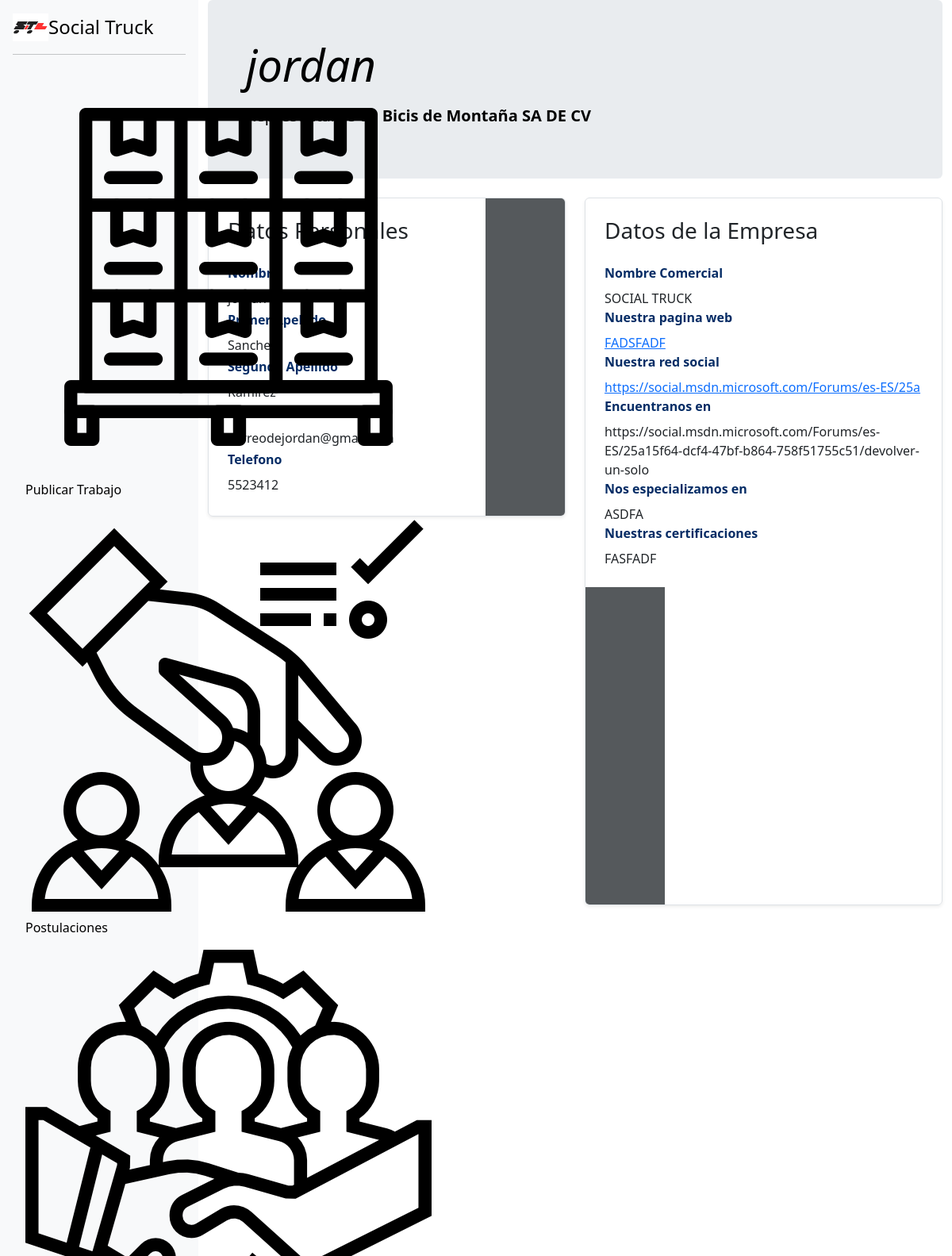
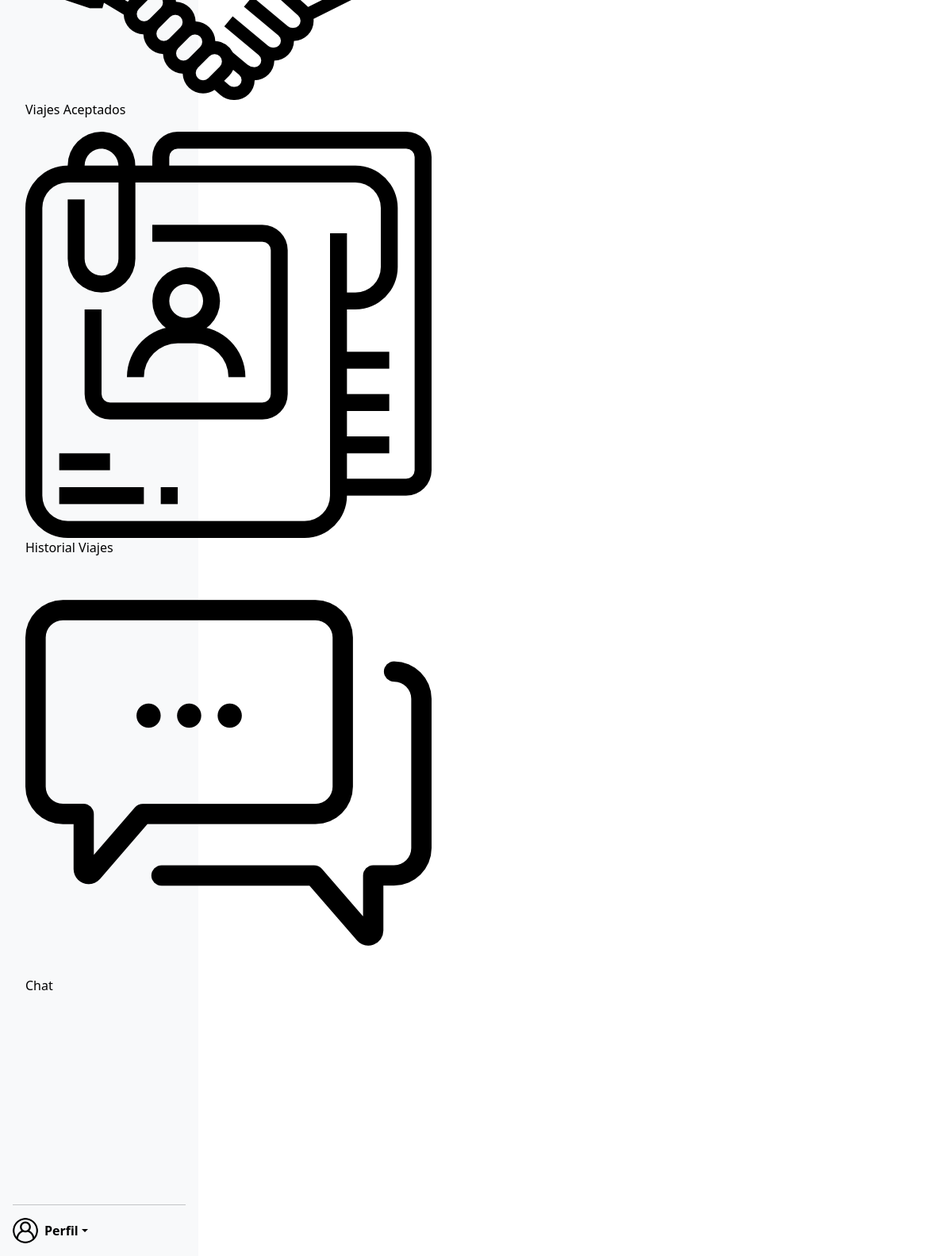
The app's page /verperfil_cclient.php (signed in) with its own data (2 pictures, top to bottom).
### tables this page shows
create table usuario(
	id_usuario varchar(13) not null,
    nombre varchar(50) not null,
    primer_apellido varchar(50) not null,
    segundo_apellido varchar(50) null,
    correo varchar(40) not null UNIQUE,
    contra varchar(255) not null,
    telefono varchar(10) not null,
    especializacion varchar(50) null,
    years_exp int null,
    ubicacion varchar(100) null,
    rol_id int not null,
    estatus_id int not null,
    empresa_razon varchar(100) null,
    sede_id int null,
    primary key(id_usuario),
    foreign key(rol_id) references rol(id_rol) ON UPDATE CASCADE ON DELETE CASCADE,
    foreign key(estatus_id) references estatus_u(id_estatus) ON UPDATE CASCADE ON DELETE CASCADE,
    foreign key(empresa_razon) references empresa(razon_social) ON UPDATE CASCADE ON DELETE CASCADE,
    foreign key(sede_id) references sede(id_sede) ON UPDATE CASCADE ON DELETE CASCADE
);

create table empresa(
	razon_social varchar(100) not null,
    nombre_comercial varchar(50) not null,
    rfc varchar(13) not null,
    dirección_fiscal varchar(100) not null,
    url_pagina_Web varchar(50) null,
    url_red_social varchar(50) null,
    dir_oficinas_principales varchar(100) null,
    especialización varchar(100) null,
    certificaciones varchar(100) null,
    primary key(razon_social)
);

### verperfil_cclient.php (the view, shortened to what this page needs)
<?php
include ("conector.php");
        $id_user = $_SESSION['usuario']['id'];
    $consulta ="SELECT id_usuario, nombre, primer_apellido, segundo_apellido, correo ,telefono, empresa_razon FROM usuario WHERE id_usuario = '$id_user'";
    $resultado = mysqli_query($conect,$consulta);
    $row1 = $resultado->fetch_array();
    $nombre = $row1['nombre'];
    $primer_apellido = $row1['primer_apellido'];
    $segundo_apellido = $row1['segundo_apellido'];
    $correo = $row1['correo'];
    $telefono = $row1['telefono'];
    $empresa_razon = $row1['empresa_razon'];
    $consulta = "SELECT * FROM empresa where razon_social='$empresa_razon'";
    $resultado = mysqli_query($conect,$consulta);
    $row2 = $resultado->fetch_array();
    $ncomercial = $row2['nombre_comercial'];
    $urlweb = $row2['url_pagina_Web'];
    $urlred = $row2['url_red_social'];
    $dir_ofprin = $row2['dir_oficinas_principales'];
    $especializacion = $row2['especialización'];
    $certificaciones = $row2['certificaciones'];
?>
<!DOCTYPE html>
<html lang="en">
<head>
    <link rel="stylesheet" href="css/bootstrap.min.css" />
    <link rel="stylesheet" href="css/styles.scss" />
</head>
<body>
<main class="d-flex flex-nowrap">
    <div class="d-flex flex-column flex-shrink-0 p-3 bg-body-tertiary" style="width: 250px;">
    <div class="sticky-top">
    <a href="#" class="d-flex align-items-center mb-3 mb-md-0 me-md-auto link-body-emphasis text-decoration-none">
    <img class="logo" src="imagenes/logo.png" alt="" width="45" height="35">
      <span class="fs-4">Social Truck</span>
    </a>
    <hr>
    <ul class="nav flex-column mb-auto">
      <li >
        <a href="representante_client.php" class="nav-link link-body-emphasis" aria-current="page">
          <img class="icono" src="imagenes/nueva_carga.png" alt="home">
          Publicar Trabajo
        </a>
      </li>
      <li >
        <a href="gestion_postulaciones.php" class="nav-link link-body-emphasis" aria-current="page">
          <img class="icono" src="imagenes/postulacion.png" alt="sede">
          Postulaciones
        </a>
      </li>
      <li>
        <a href="gestion_viajesaceptados.php" class="nav-link link-body-emphasis">
        <img class="icono" src="imagenes/aceptar_postulacion.png" alt="viajes">
          Viajes Aceptados
        </a>
      </li>
      <li>
        <a href="gestion_historialviajes.php" class="nav-link link-body-emphasis">
        <img class="icono" src="imagenes/historial.png" alt="viajes">
          Historial Viajes
        </a>
      </li>
        <a href="chat.php" class="nav-link link-body-emphasis">
        <img class="icono" src="imagenes/chat.png" alt="semirremolque">
          Chat
        </a>
    </ul>
    <br>
    <br>
    <br>
    <br>
    <br>
    <br>
    <br>
    <br>
    <br>
    <br>
    <hr>
    <div class="dropdown">
      <a href="#" class="d-flex align-items-center link-body-emphasis text-decoration-none dropdown-toggle " data-bs-toggle="dropdown" aria-expanded="false">
        <img src="imagenes/usuario.png" alt="" width="32" height="32" class="rounded-circle me-2">
        <strong>Perfil</strong>
      </a>
    </div>
  </div>
</div>
<div class="container">
      <div class="p-4 p-md-5 mb-4 rounded text-body-emphasis bg-body-secondary">
        <div class="col-lg-12 px-0">
          <h1 class="display-4 fst-italic"><?php echo"$nombre"?></h1>
          <p class="lead my-3">Representante de <span class="text-body-emphasis fw-bold"><?php echo"$empresa_razon"?></span></p>
        </div>
      </div>
      <div class="row mb-2">
        <div class="col-md-6">
          <div class="row g-0 border rounded overflow-hidden flex-md-row mb-4 shadow-sm h-md-250 position-relative">
            <div class="col p-4 d-flex flex-column position-static">
            <h3 class="mb-0">Datos Personales</h3>
            <br>
              <strong class="d-inline-block mb-2 text-primary-emphasis">Nombre</strong>
              <p class="card-text mb-auto"><?php echo"$nombre"?></p>
              <strong class="d-inline-block mb-2 text-primary-emphasis">Primer Apellido</strong>
              <p class="card-text mb-auto"><?php echo"$primer_apellido"?></p>
              <strong class="d-inline-block mb-2 text-primary-emphasis">Segundo Apellido</strong>
              <p class="card-text mb-auto"><?php echo"$segundo_apellido"?></p>
              <strong class="d-inline-block mb-2 text-primary-emphasis">Correo</strong>
              <p class="card-text mb-auto"><?php echo"$correo"?></p>
              <strong class="d-inline-block mb-2 text-primary-emphasis">Telefono</strong>
              <p class="card-text mb-auto"><?php echo"$telefono"?></p>
            </div>
            <div class="col-auto d-none d-lg-block">
            </div>
          </div>
        </div>
        <div class="col-md-6">
          <div class="row g-0 border rounded overflow-hidden flex-md-row mb-4 shadow-sm h-md-250 position-relative">
            <div class="col p-4 d-flex flex-column position-static">
            <h3 class="mb-0">Datos de la Empresa</h3>
            <br>
              <strong class="d-inline-block mb-2 text-primary-emphasis">Nombre Comercial</strong>
              <p class="card-text mb-auto"><?php echo"$ncomercial"?></p>
              <strong class="d-inline-block mb-2 text-primary-emphasis">Nuestra pagina web</strong>
              <p class="card-text mb-auto"><a href="<?php echo"$urlweb"?>"><?php echo"$urlweb"?></a></p>
              <strong class="d-inline-block mb-2 text-primary-emphasis">Nuestra red social</strong>
              <p class="card-text mb-auto"><a href="<?php echo"$urlred"?>"><?php echo"$urlred"?></a></p>
              <strong class="d-inline-block mb-2 text-primary-emphasis">Encuentranos en</strong>
              <p class="card-text mb-auto"><?php echo"$dir_ofprin"?></p>
                <?php
                if(empty($especializacion)){
                }else{
                    echo "<strong class='d-inline-block mb-2 text-primary-emphasis'>Nos especializamos en</strong>";
                    echo "<p class='card-text mb-auto'>" . $especializacion . "</p>";
                    echo "<strong class='d-inline-block mb-2 text-primary-emphasis'>Nuestras certificaciones</strong>";
                    echo "<p class='card-text mb-auto'>" . $certificaciones . "</p>";}
            ?>
            </div>
            <div class="col-auto d-none d-lg-block">
            </div>
          </div>
        </div>
      </div>
                </div>
    </main>
</body>
</html>

### records on screen
usuario: nombre "jordan", empresa_razon "Bicis de Montaña SA DE CV", telefono "5523412"
empresa: nombre_comercial "SOCIAL TRUCK", url_pagina_Web "FADSFADF", url_red_social "https://social.msdn.microsoft.com/Forums/es-ES/25a", dir_oficinas_principales "https://social.msdn.microsoft.com/Forums/es-ES/25a15f64-dcf4-47bf-b864-758f51755c51/devolver-un-solo", especialización "ASDFA", certificaciones "FASFADF"
